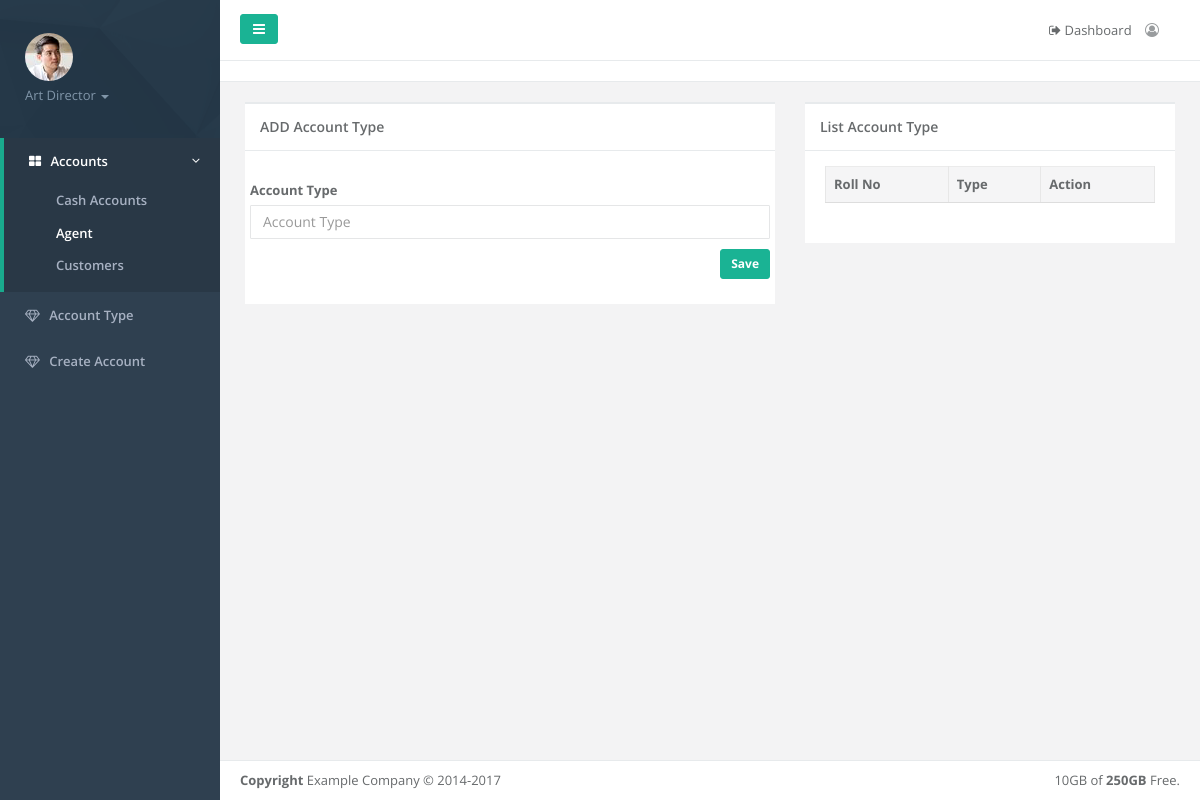
Page /index.php/account/account_type on the earlier database version.
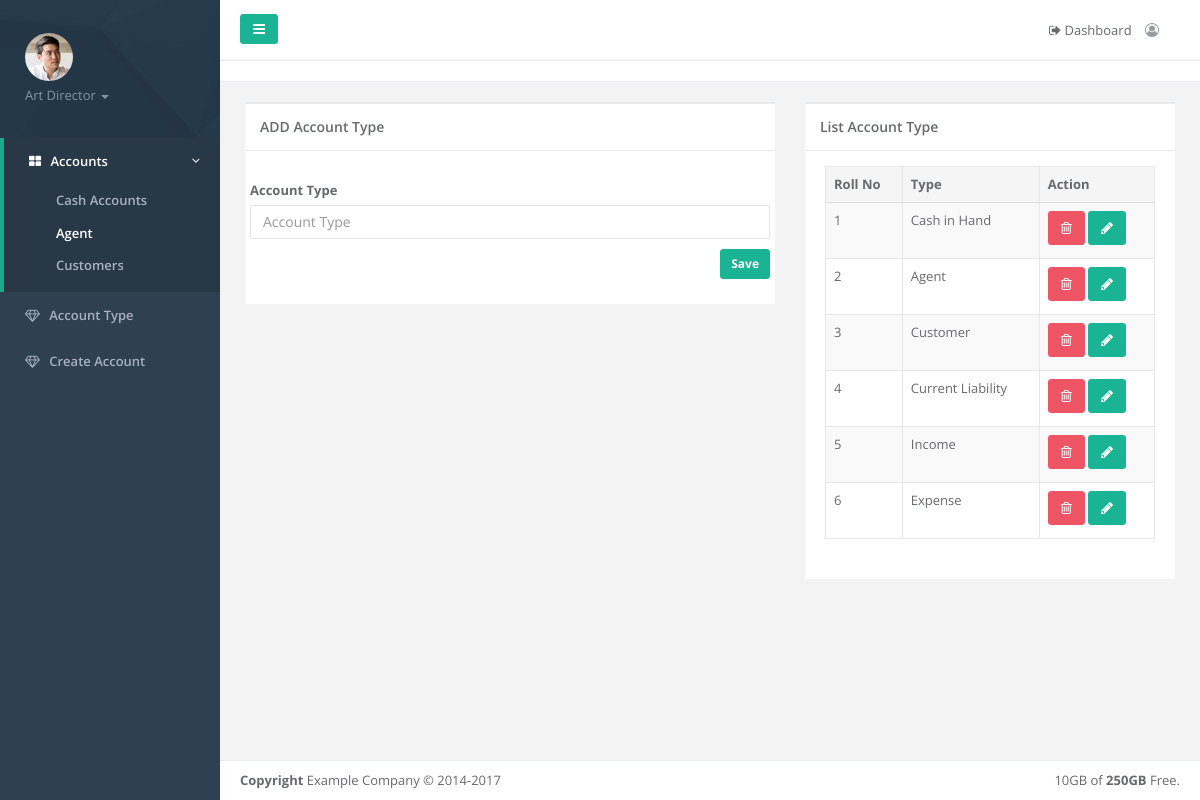
Same page on the later database version.
### tables this page shows
CREATE TABLE `vikn_account_type` (
  `account_type_id` int(11) NOT NULL,
  `account_type` varchar(100) NOT NULL,
  `date` datetime NOT NULL
);

### application/controllers/Account.php (called while the page is built, shortened)
<?php
class Account extends CI_Controller {
    function __construct() {
        $this->load->model('Account_model');
        $this->load->library('session');
        $this->load->library('pagination');
    }
    public function account_type() {
        $data['btn'] = "Save";
        $data['all_type_item'] = $this->Account_model->get_all_account_type();
        $title['title'] = "Vikn Software | Account Type";
        $this->load->view('static/head', $title);
        $this->load->view('static/menu');
        $this->load->view('account/account_type', $data);
        $this->load->view('static/footer');
        $this->load->view('static/script');
    }
}

### index.php (called while the page is built, shortened)
<?php
require_once BASEPATH.'core/CodeIgniter.php';

### application/models/Account_model.php (called while the page is built, shortened)
<?php
class Account_model extends CI_Model {
    var $db;
    function __construct() {
        $this->db = $this->load->database('default', TRUE);
    }
    public function get_all_account_type() {
        $result = $this->db->get('vikn_account_type');
        return $result->result();
    }
}

### application/views/account/account_type.php (the view, shortened to what this page needs)
<div id="page-wrapper" class="gray-bg">
    <div class="row border-bottom">
        <nav class="navbar navbar-static-top white-bg" role="navigation" style="margin-bottom: 0">
            <div class="navbar-header">
                <a class="navbar-minimalize minimalize-styl-2 btn btn-primary " href="#"><i class="fa fa-bars"></i> </a>
            </div>
            <ul class="nav navbar-top-links navbar-right">
                <li>
                    <i class="fa fa-sign-out"></i> Dashboard
                </li>
                <li>
                    <a href="">
                        <i class="fa fa-user-circle-o"></i>  <?php echo $this->session->userdata("NAME") ?>
                    </a>
                </li>
            </ul>
        </nav>
    </div>
    <div class="row wrapper border-bottom white-bg page-heading">
    </div>
    <div class="wrapper wrapper-content animated fadeInRight">
        <div class="row">
            <div class="col-lg-7">
                <div class="ibox float-e-margins">
                    <div class="ibox-title">
                        <h5>ADD Account Type</h5>
                    </div>
                    <div class="ibox-content">
                        <div class="row">
                            <form role="form" method="post" action="">
                                <div class="form-group">
                                    <label>Account Type</label>
                                    <input type="text" name="account_type" placeholder="Account Type" value="<?php if(isset($single_type_item)){echo $single_type_item[0]->account_type;} ?>" class="form-control">
                                </div>
                                <div>
                                    <button name="<?php echo $btn; ?>" class="btn btn-sm btn-primary pull-right m-t-n-xs" type="submit">
                                        <strong><?php echo $btn; ?></strong>
                                    </button>
                                </div>
                            </form>
                        </div>
                    </div>
                </div>
            </div>
            <div class="col-lg-5">
                <div class="ibox float-e-margins">
                    <div class="ibox-title">
                        <h5>List Account Type</h5>
                    </div>
                    <div class="ibox-content">
                        <div class="table-responsive">
                            <table class="table table-striped table-bordered table-hover dataTables-example" >
                                <thead>
                                    <tr>
                                        <th>Roll No</th>
                                        <th>Type</th>
                                        <th>Action</th>
                                    </tr>
                                </thead>
                                <tbody>
                                    <?php
                                    $count = 0;
                                    foreach ($all_type_item as $value) {
                                        $count++;
                                        $rowid = $value->account_type_id;
                                        $account_type = $value->account_type;
                                        ?>
                                        <tr <?php if ($count % 2 == 0) { ?> class="gradeC" <?php } else { ?>class="gradeA"<?php } ?> id="<?php echo $rowid; ?>" >
                                            <td><?php echo $count ?></td>
                                            <td class="center"><?php echo $account_type; ?></td>
                                            <td class="center">
                                                <a onclick="return confirm('Are You Sure Want To Delete...')" href="<?php echo base_url ?>account_type?delete=<?php echo $rowid ?>"
                                           class="btn btn-danger"><i class="fa fa-trash-o"></i></a>
                                        <a href="<?php echo base_url ?>account_type?edit=<?php echo $rowid ?>"
                                           class="btn btn-primary"><i class="fa fa-pencil"></i></a></td>
                                        </tr>
                                    <?php } ?>
                                </tbody>
                            </table>
                        </div>
                    </div>
                </div>
            </div>
        </div>
    </div>

### application/views/static/head.php (shortened to what this page needs)
<!DOCTYPE html>
<html>
    <head>
        <link href="<?php echo base_url ?>assets/template/css/bootstrap.min.css" rel="stylesheet">
        <link href="<?php echo base_url ?>assets/template/font-awesome/css/font-awesome.css" rel="stylesheet">
        <link href="<?php echo base_url ?>assets/template/css/animate.css" rel="stylesheet">
        <link href="<?php echo base_url ?>assets/template/css/style.css" rel="stylesheet">
        <link href="<?php echo base_url ?>assets/template/css/plugins/iCheck/custom.css" rel="stylesheet">
        <link href="<?php echo base_url ?>assets/template/css/plugins/awesome-bootstrap-checkbox/awesome-bootstrap-checkbox.css" rel="stylesheet">
        <link href="<?php echo base_url ?>assets/template/css/plugins/dataTables/datatables.min.css" rel="stylesheet">
        <link href="<?php echo base_url ?>assets/template/css/plugins/toastr/toastr.min.css" rel="stylesheet">
        <link href="<?php echo base_url ?>assets/template/js/plugins/gritter/jquery.gritter.css" rel="stylesheet">
    </head>

### application/views/static/menu.php (shortened to what this page needs)
<body>
    <div id="wrapper">
    <nav class="navbar-default navbar-static-side" role="navigation">
        <div class="sidebar-collapse">
            <ul class="nav metismenu" id="side-menu">
                <li class="nav-header">
                    <div class="dropdown profile-element"> <span>
                            <img alt="image" class="img-circle" src="<?php echo base_url ?>assets/template/img/profile_small.jpg" />
                             </span>
                        <a data-toggle="dropdown" class="dropdown-toggle" href="#">
                            <span class="clear">  <span class="text-muted text-xs block">Art Director <b class="caret"></b></span> </span> </a>
                    </div>
                </li>
                <li class="active">
                    <a href=""><i class="fa fa-th-large"></i>
                        <span class="nav-label">Accounts</span> <span class="fa arrow"></span></a>
                    <ul class="nav nav-second-level">
                        <li><a href="">Cash Accounts</a></li>
                        <li class="active"><a href="">Agent</a></li>
                        <li><a href="">Customers</a></li>
                    </ul>
                </li>
                <li>
                    <a href="<?php echo base_url ?>account_type">
                        <i class="fa fa-diamond"></i> <span class="nav-label">Account Type</span>
                    </a>
                </li>
                <li>
                    <a href="<?php echo base_url ?>create_account">
                        <i class="fa fa-diamond"></i> <span class="nav-label">Create Account</span>
                    </a>
                </li>
            </ul>
        </div>
    </nav>

### application/views/static/footer.php
<div class="footer">
            <div class="pull-right">
                10GB of <strong>250GB</strong> Free.
            </div>
            <div>
                <strong>Copyright</strong> Example Company &copy; 2014-2017
            </div>
        </div>
        </div>
    </div>

### application/views/static/script.php (shortened to what this page needs)
</body>
</html>

Differences in the rows shown:
added vikn_account_type: account_type "Cash in Hand"
added vikn_account_type: account_type "Agent"
added vikn_account_type: account_type "Customer"
added vikn_account_type: account_type "Current Liability"
added vikn_account_type: account_type "Income"
added vikn_account_type: account_type "Expense"
